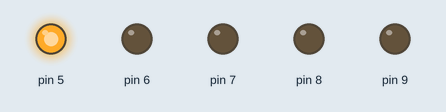
A sketch run on a simulated Arduino Uno, built with avr-gcc and run on an emulated ATmega328P. Shown: output pins drawn as LEDs (lit = HIGH).

Above: at 0.05 s.
At 0.75 s:
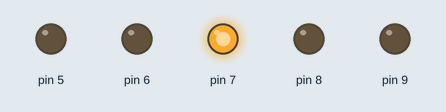
At 1.45 s:
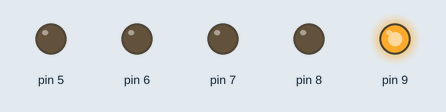
At 2.15 s:
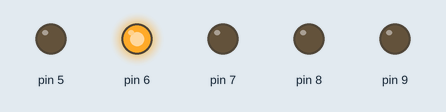
At 2.85 s:
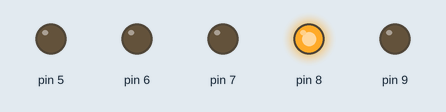
Timing chart, 0 to 3.1 s (numbered marks = the images above):
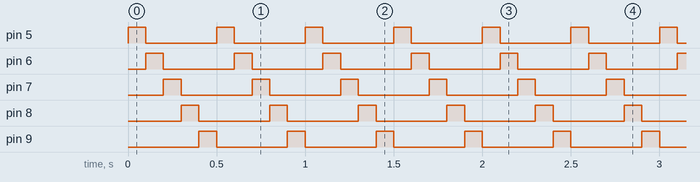

Measured:
- by itself, pin 5–9: alternates HIGH for 0.10 s and LOW for 0.40 s

The sketch:

5_led_blink.ino
```cpp
void setup() {

  pinMode(5, OUTPUT);
  pinMode(6, OUTPUT);
  pinMode(7, OUTPUT);
  pinMode(8, OUTPUT);
  pinMode(9, OUTPUT);
}


void loop() {


  digitalWrite(5, HIGH);
  delay(100);
  digitalWrite(5, LOW);


  digitalWrite(6, HIGH);
  delay(100);
  digitalWrite(6, LOW);


  digitalWrite(7, HIGH);
  delay(100);
  digitalWrite(7, LOW);


  digitalWrite(8, HIGH);
  delay(100);
  digitalWrite(8, LOW);


  digitalWrite(9, HIGH);
  delay(100);
  digitalWrite(9, LOW);


}
```
